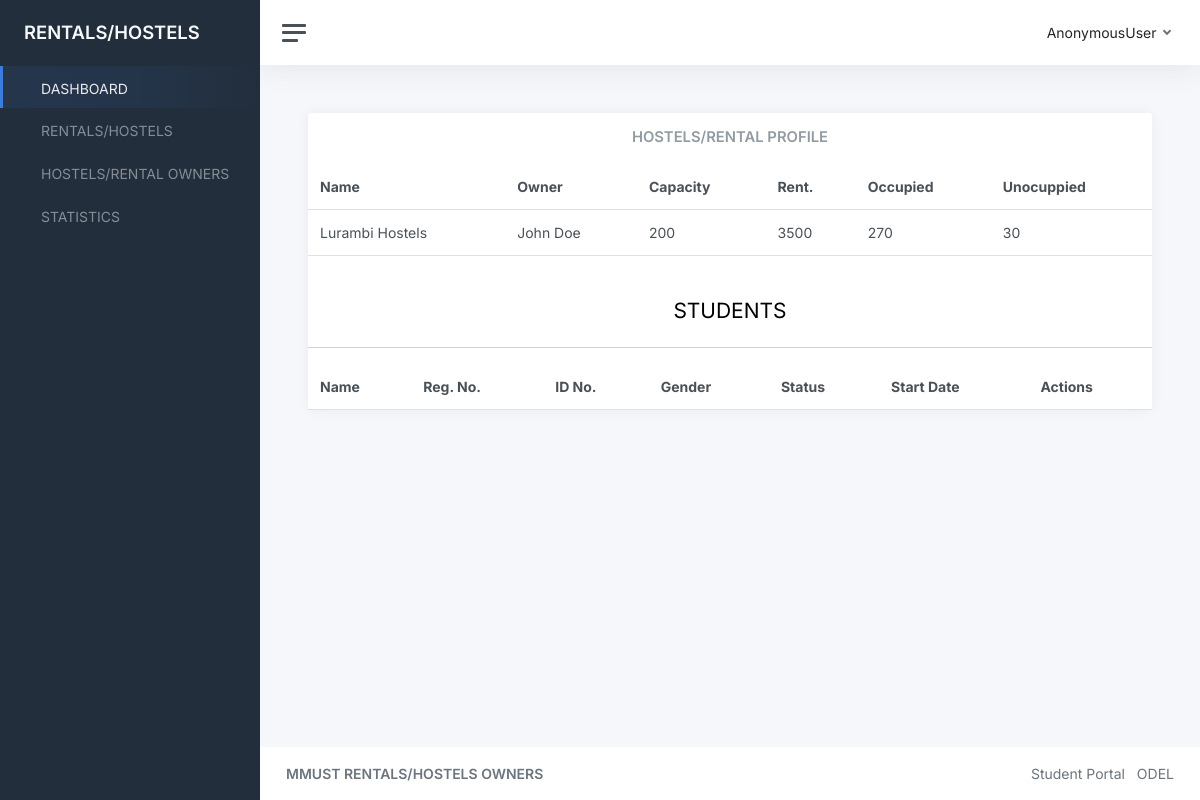
The page /hostels/1/ on the database as committed earlier.
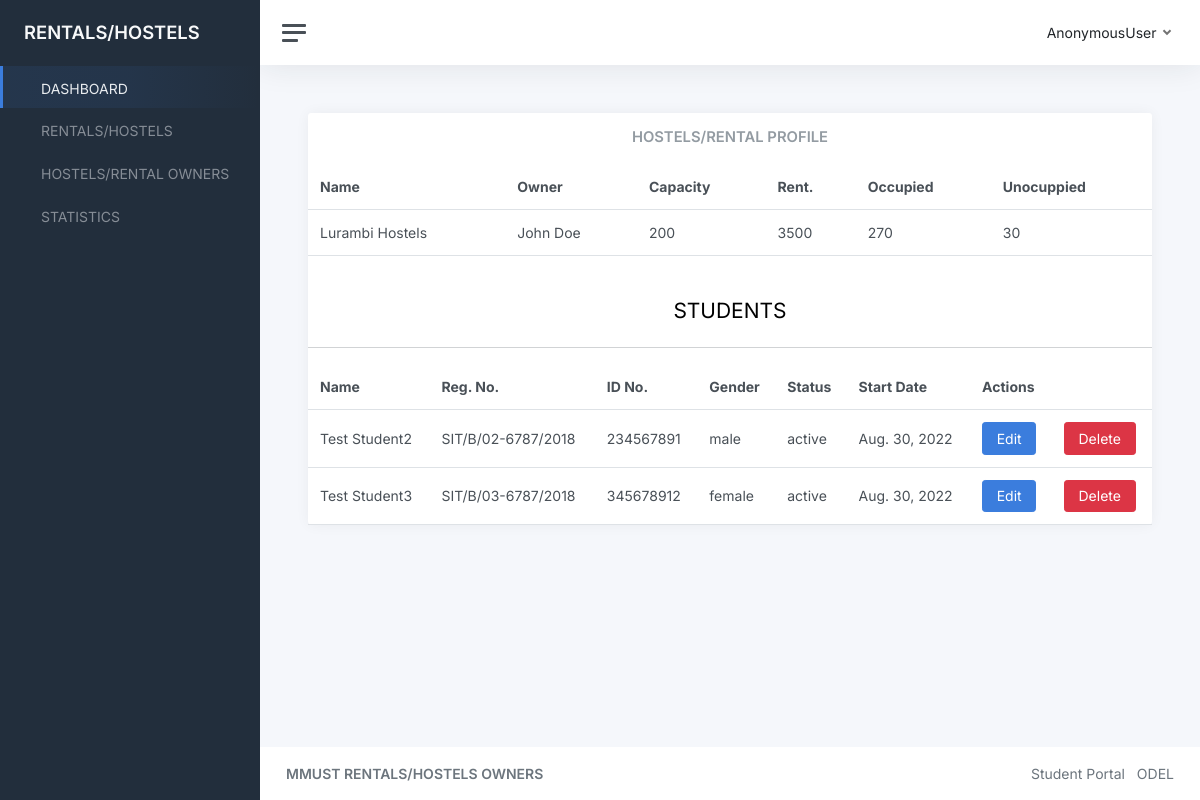
The same page on the database as committed later.
### rentals/models.py (models this page shows, shortened)
class Student(models.Model):
    rental = models.ForeignKey(Rental, on_delete=models.SET_NULL, null=True)
    name = models.CharField(max_length=255)
    reg_number = models.CharField(max_length=255, unique=True)
    id_number = models.CharField(max_length=25)
    phone_number = models.CharField(max_length=255, null=True)
    email = models.EmailField(null=True)
    gender = models.CharField(max_length=255, choices=(('female', 'Female'),('male', 'Male')))
    room_number = models.CharField(max_length=255)
    county = models.CharField(max_length=255, null=True)
    town = models.CharField(max_length=255, null=True)
    address = models.CharField(max_length=255, null=True)
    country = models.CharField(max_length=255, null=True)
    date_created = models.DateTimeField(auto_now_add=True)
    date_updated = models.DateTimeField(auto_now=True)
    status = models.CharField(max_length=255, choices=STATUS_CHOICES)

### rentals/views.py (the view)
# urls.py: path("hostels/<int:pk>/", views.hostel_details, name="hostel-details"),
def hostel_details(request, pk):
    hostel = Rental.objects.get(pk=pk)
    students = Student.objects.filter(rental=hostel)
    context = {
        'hostel': hostel,
        'students': students,
    }
    return render(request, "rentals/hostel_details.html", context)

### rentals/models.py (called while the page is built)
    def __str__(self):
        return self.name

### rentals/templates/rentals/hostel_details.html
{% extends "base.html" %}
{% block content %}
<main class="content">
    <div class="container-fluid p-0">
        <div class="row">
            <div class="col-12 col-lg-12 col-xxl-12 d-flex">
                <div class="card flex-fill">
                    <div class="card-header">
                        <div class="row">
                            <h5 class="card-title text-center mb-0">HOSTELS/RENTAL PROFILE</h5>
                        </div>
                    </div>
                    <table class="table table-hover my-0">
                        <thead>
                            <tr>
                                <th>Name</th>
                                <th>Owner</th>
                                <th>Capacity</th>
                                <th>Rent.</th>
                                <th>Occupied</th>
                                <th>Unocuppied</th>
                            </tr>
                        </thead>
                        <tbody>
                            <tr>
                                <td>{{hostel.name}}</td>
                                <td>{{hostel.owner}}</td>
                                <td>{{hostel.capacity}}</td>
                                <td>{{hostel.unit_rent}}</td>
                                <td>{{hostel.occupied}}</td>
                                <td>{{hostel.vacant}}</td>
                            </tr>
                        </tbody>
                    </table>
                    <br>
                    <br>
                    <h3 class="text-center">STUDENTS</h3>
                    <hr>
                    <table class="table table-hover my-0">
                        <thead>
                            <tr>
                                <th>Name</th>
                                <th>Reg. No.</th>
                                <th>ID No.</th>
                                <th>Gender</th>
                                <th>Status</th>
                                <th>Start Date</th>
                                <th colspan="2">Actions</th>
                            </tr>
                        </thead>
                        <tbody>
                    {% for student in students %}
                        <tr>
                            <td>{{student.name}}</td>
                            <td>{{student.reg_number}}</td>
                            <td>{{student.id_number}}</td>
                            <td>{{student.gender}}</td>
                            <td>{{student.status}}</td>
                            <td>{{student.date_created.date}}</td>
                            <td>
                                <a href="#" class="btn btn-primary">Edit</a>
                            </td>
                            <td>
                                <a href="#" class="btn btn-danger">Delete</a>
                            </td>
                        </tr>
                    {% endfor %}
                        </tbody>
                    </table>
                </div>
            </div>
        </div>
    </div>
</main>
{% endblock content %}

Rows that differ between the two databases and show on the page:
added Student: name "Test Student2", reg_number "SIT/B/02-6787/2018", id_number "234567891", gender "male", status "active", date_created "Aug. 30, 2022"
added Student: name "Test Student3", reg_number "SIT/B/03-6787/2018", id_number "345678912", gender "female", status "active", date_created "Aug. 30, 2022"
